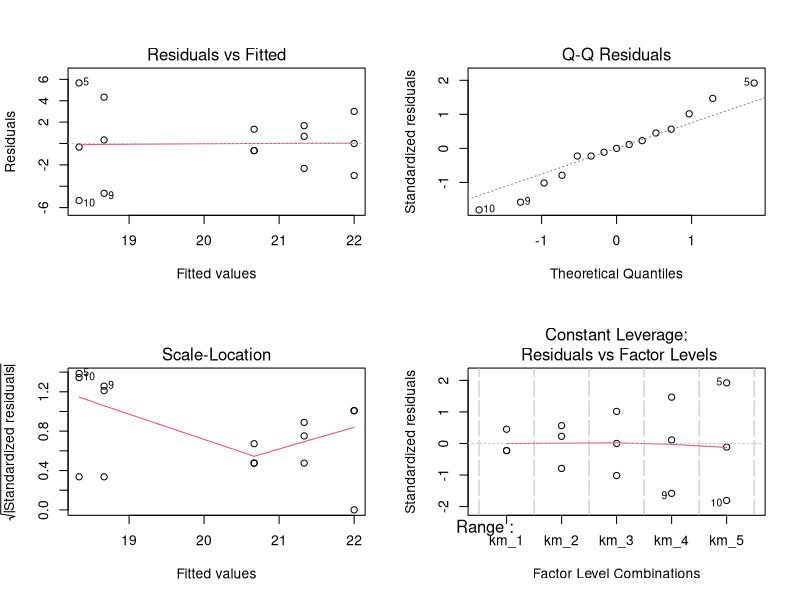
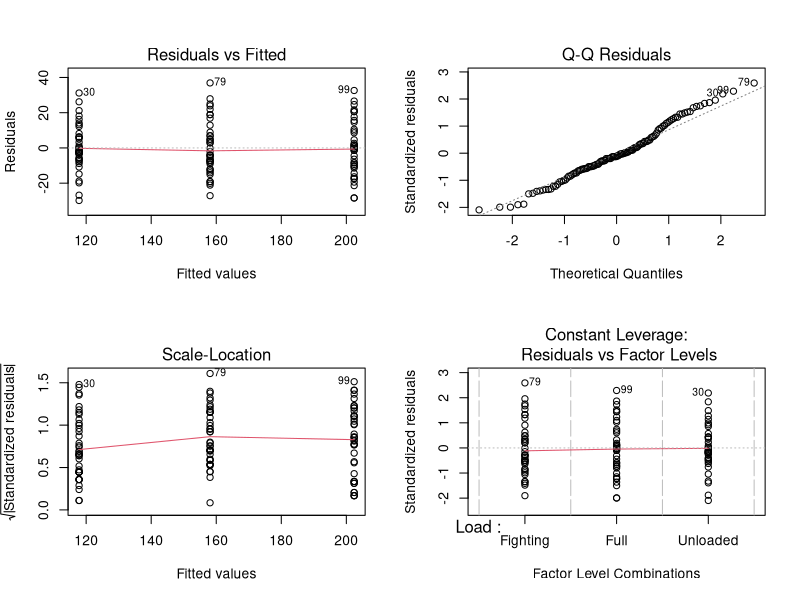

Source code (R) for these figures, in order:
## ---- chunk 1
knitr::opts_chunk$set(echo = TRUE, message = F, warning = F)
## ---- chunk 2
library(tidyverse)
## ---- chunk 3
# Read the data
tank <- read.csv('./tank.csv', sep = ',')
# Look at the data
tank
# Note that the data is in an unusable format (for R)

# Convert the data
formatted.tank <- tank %>% 
  # Recall the pivot_longer() function from the tidyverse is useful for formatting data 
  pivot_longer(cols = c('km_1', 'km_2', 'km_3', 'km_4', 'km_5'), names_to = 'Range', values_to = 'Kills') %>% 
  # R needs the levels to be of data type "factor"
  mutate(Range = as.factor(Range)) 

# Conduct the ANOVA and save the results
tankAOV <- aov(Kills ~ Range, data = formatted.tank)

# This completes this section, move to the analysis
## ---- chunk 4
summary(tankAOV)
## ---- chunk 5
# We can check this by plotting the residuals from our aov()
par(mfrow = c(2,2))
plot(tankAOV)

# There certainly appears to be a pattern associated with 
# our residuals vs. Fitted plot and QQ plot, so its possible 
# that the residuals are not normally distributed
# The residuals vs. factor levels plot, however, shows
# a clear change in variance in the residuals with increasing
# range.  

# We fail the assumption of constant residual variance and 
# will have to use another means of analysis.


# Finally, note for future reference this data was generated as follows:
#km.1 <- round(rnorm(3, mean = 20, sd = 1), 0)
#km.2 <- round(rnorm(3, mean = 20, sd = 2), 0)
#km.3 <- round(rnorm(3, mean = 20, sd = 3), 0)
#km.4 <- round(rnorm(3, mean = 20, sd = 4), 0)
#km.5 <- round(rnorm(3, mean = 20, sd = 5), 0)
#tank <- data.frame(Replicate = rep(1:3, 5), 
#                   Range = c(rep('1 km', 3), rep('2 km', 3), rep('3 km', 3), rep('4 km', 3), rep('5 km', 3)), 
#                   Kills = c(km.1, km.2, km.3, km.4, km.5))
#Note that these data points are expressly normal but with very different variances
## ---- chunk 6
# Read the data
soldier <- read.csv('./soldier.csv', sep = ',', stringsAsFactors = T)
# Look at the data
head(soldier)
# Note that the data formatted nicely 
# (this must say something about infantry vs. tanks (see the annoying data format above for tanks))

# Conduct the ANOVA and save the results
soldierAOV <- aov(Minutes ~ Load, data = soldier)

# This completes this section, move to the analysis
## ---- chunk 7
summary(soldierAOV)
## ---- chunk 8
# We can check this by plotting the residuals from our aov()
par(mfrow = c(2,2))
plot(soldierAOV)

# We see that the data appears to be normally distributed based on the first two plots
# there is no apparent pattern to the residuals and the QQ plot is approximately straight.
# there does not appear to be any relatoinship between the levels and the variance

# Finally, note for future reference this data was generated as follows:
# Unloaded <- round(rnorm(40, mean = 120, sd = 15), 0)
# Fighting <- round(rnorm(40, mean = 160, sd = 15), 0)
# Full <- round(rnorm(40, mean = 200, sd = 15), 0)
# 
# soldier <- data.frame(Replicate = rep(1:40, 3), 
#                       Load = c(rep('Unloaded', 40), rep('Fighting', 40), rep('Full', 40)), 
#                       Minutes = c(Unloaded, Fighting, Full))

#Note that these data points are expressly normal but with very different means but constant variance
